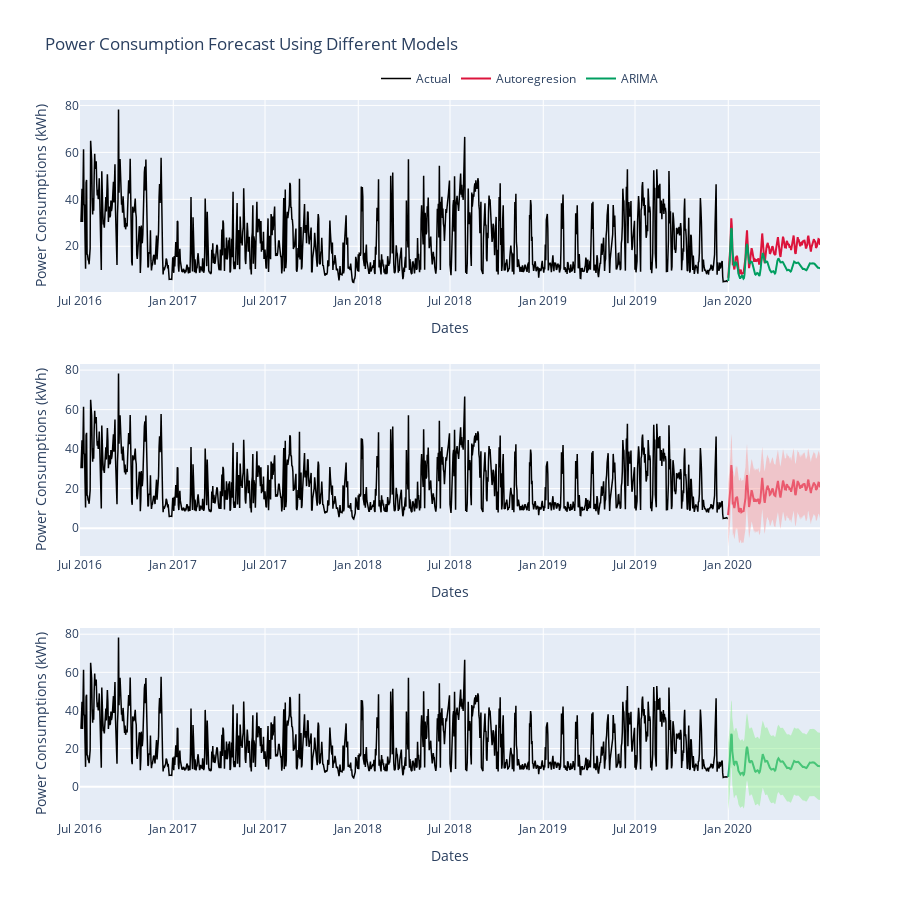

This figure's notebook cell:
### Markdown cell above
---
# Forecast Plots

---

### Code cell
fig = make_subplots(rows=3, cols=1)

diff_models = [go.Scatter(x=train_set["power_date"], y=train_set["value (k_wh)"], line=dict(color="black", width=1.5)
                          , showlegend=True, legendgroup="Actual", name="Actual")
                , go.Scatter(x=autoreg_predict.index, y=autoreg_predict["predicted"], line=dict(color="#DC143C")
                             , showlegend=True, legendgroup="Autoregression", name="Autoregresion")
                , go.Scatter(x=arima_predict.index, y=arima_predict["predicted_mean"], line=dict(color="#009E60")
                             , showlegend=True, legendgroup="ARIMA", name="ARIMA")
                ]

autoreg_traces = [go.Scatter(x=train_set["power_date"], y=train_set["value (k_wh)"], line=dict(color="black", width=1.5)
                             , showlegend=False, legendgroup="Actual", name="Actual")
                 , go.Scatter(x=autoreg_predict.index, y=autoreg_predict["predicted"], line=dict(color="#DC143C")
                              , showlegend=False, legendgroup="Autoregression", name="Autoregresion")
                 , go.Scatter(x=autoreg_predict.index, y=autoreg_predict["high_95"], line=dict(color="#FAA0A0", width=0)
                              , showlegend=False, legendgroup="Autoregression", name="Autoregresion")
                 , go.Scatter(x=autoreg_predict.index, y=autoreg_predict["low_95"], line=dict(color="#FAA0A0", width=0), fill="tonexty"
                              , showlegend=False, legendgroup="Autoregression", name="Autoregresion")
                 ]

arima_traces = [go.Scatter(x=train_set["power_date"], y=train_set["value (k_wh)"], line=dict(color="black", width=1.5)
                           , showlegend=False, legendgroup="Actual", name="Actual")
                 , go.Scatter(x=arima_predict.index, y=arima_predict["predicted_mean"], line=dict(color="#009E60")
                              , showlegend=False, legendgroup="ARIMA", name="ARIMA")
                 , go.Scatter(x=arima_predict.index, y=arima_predict["high_95"], line=dict(color="#90EE90", width=0)
                              , showlegend=False, legendgroup="ARIMA", name="ARIMA")
                 , go.Scatter(x=arima_predict.index, y=arima_predict["low_95"], line=dict(color="#90EE90", width=0), fill="tonexty"
                              , showlegend=False, legendgroup="ARIMA", name="ARIMA")
                 ]

for model in diff_models:
    fig.add_trace(model, row=1, col=1)

for autoreg_trace in autoreg_traces:
    fig.add_trace(autoreg_trace, row=2, col=1)

for arima_trace in arima_traces:
    fig.add_trace(arima_trace, row=3, col=1)

fig.update_xaxes(title_text="Dates")
fig.update_yaxes(title_text="Power Consumptions (kWh)")
fig.update_layout(height=900, legend=dict(yanchor="top", y=1.05, xanchor="left", x=0.4, orientation="h"),
                  title='Power Consumption Forecast Using Different Models')

fig.show()

### Figure 1 — Plotly figure (JSON) as saved in the notebook; plotly's stock layout.template omitted (floating-point values rounded to 4 significant figures; data arrays with more than 128 entries replaced by an {"elided": "..."} marker saying what was removed)
{"data": [{"legendgroup": "Actual", "line": {"color": "black", "width": 1.5}, "name": "Actual", "showlegend": true, "type": "scatter", "x": {"elided": "1279 str values"}, "xaxis": "x", "y": {"elided": "1279 float values"}, "yaxis": "y"}, {"legendgroup": "Autoregression", "line": {"color": "#DC143C"}, "name": "Autoregresion", "showlegend": true, "type": "scatter", "x": {"elided": "182 str values"}, "xaxis": "x", "y": {"elided": "182 float values"}, "yaxis": "y"}, {"legendgroup": "ARIMA", "line": {"color": "#009E60"}, "name": "ARIMA", "showlegend": true, "type": "scatter", "x": {"elided": "182 str values"}, "xaxis": "x", "y": {"elided": "182 float values"}, "yaxis": "y"}, {"legendgroup": "Actual", "line": {"color": "black", "width": 1.5}, "name": "Actual", "showlegend": false, "type": "scatter", "x": {"elided": "1279 str values"}, "xaxis": "x2", "y": {"elided": "1279 float values"}, "yaxis": "y2"}, {"legendgroup": "Autoregression", "line": {"color": "#DC143C"}, "name": "Autoregresion", "showlegend": false, "type": "scatter", "x": {"elided": "182 str values"}, "xaxis": "x2", "y": {"elided": "182 float values"}, "yaxis": "y2"}, {"legendgroup": "Autoregression", "line": {"color": "#FAA0A0", "width": 0}, "name": "Autoregresion", "showlegend": false, "type": "scatter", "x": {"elided": "182 str values"}, "xaxis": "x2", "y": {"elided": "182 float values"}, "yaxis": "y2"}, {"fill": "tonexty", "legendgroup": "Autoregression", "line": {"color": "#FAA0A0", "width": 0}, "name": "Autoregresion", "showlegend": false, "type": "scatter", "x": {"elided": "182 str values"}, "xaxis": "x2", "y": {"elided": "182 float values"}, "yaxis": "y2"}, {"legendgroup": "Actual", "line": {"color": "black", "width": 1.5}, "name": "Actual", "showlegend": false, "type": "scatter", "x": {"elided": "1279 str values"}, "xaxis": "x3", "y": {"elided": "1279 float values"}, "yaxis": "y3"}, {"legendgroup": "ARIMA", "line": {"color": "#009E60"}, "name": "ARIMA", "showlegend": false, "type": "scatter", "x": {"elided": "182 str values"}, "xaxis": "x3", "y": {"elided": "182 float values"}, "yaxis": "y3"}, {"legendgroup": "ARIMA", "line": {"color": "#90EE90", "width": 0}, "name": "ARIMA", "showlegend": false, "type": "scatter", "x": {"elided": "182 str values"}, "xaxis": "x3", "y": {"elided": "182 float values"}, "yaxis": "y3"}, {"fill": "tonexty", "legendgroup": "ARIMA", "line": {"color": "#90EE90", "width": 0}, "name": "ARIMA", "showlegend": false, "type": "scatter", "x": {"elided": "182 str values"}, "xaxis": "x3", "y": {"elided": "182 float values"}, "yaxis": "y3"}], "layout": {"height": 900, "legend": {"orientation": "h", "x": 0.4, "xanchor": "left", "y": 1.05, "yanchor": "top"}, "title": {"text": "Power Consumption Forecast Using Different Models"}, "xaxis": {"anchor": "y", "domain": [0, 1], "title": {"text": "Dates"}}, "xaxis2": {"anchor": "y2", "domain": [0, 1], "title": {"text": "Dates"}}, "xaxis3": {"anchor": "y3", "domain": [0, 1], "title": {"text": "Dates"}}, "yaxis": {"anchor": "x", "domain": [0.7333, 1], "title": {"text": "Power Consumptions (kWh)"}}, "yaxis2": {"anchor": "x2", "domain": [0.3667, 0.6333], "title": {"text": "Power Consumptions (kWh)"}}, "yaxis3": {"anchor": "x3", "domain": [0, 0.2667], "title": {"text": "Power Consumptions (kWh)"}}}}
